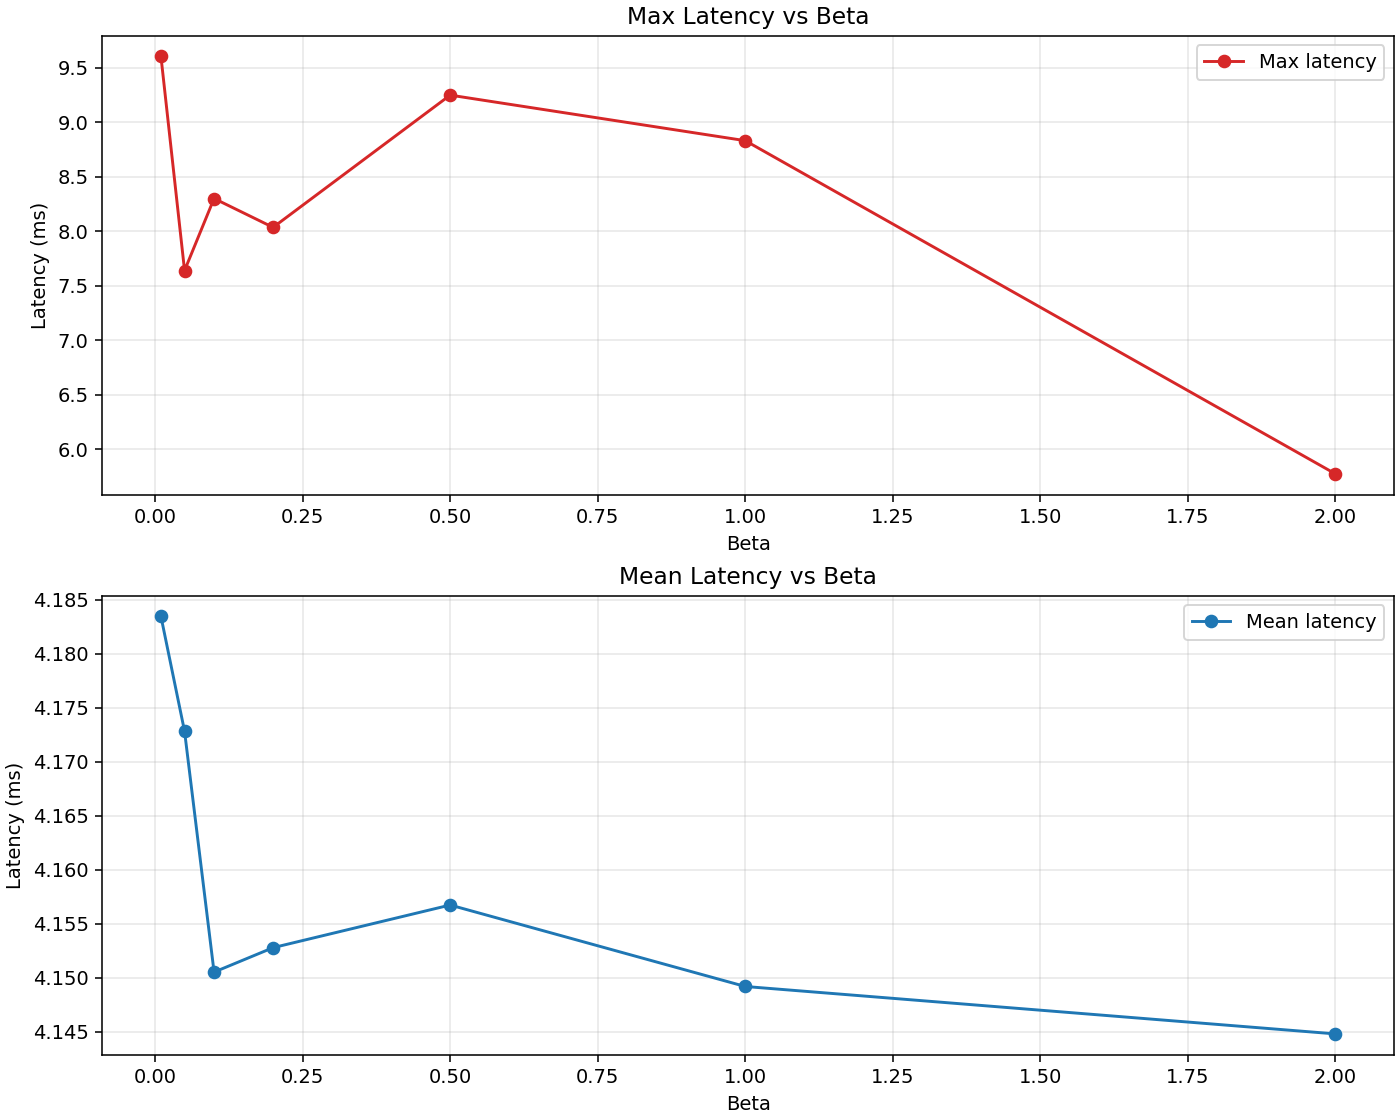

The Python source for this figure:
import argparse
import csv
import time
from collections import deque
from statistics import median

import numpy as np

from multiplex import Multiplexer, read_mpu_on_channel


BUS = 1
MUX_ADDR = 0x70
MPU_ADDR = 0x68
MUX_CHANNELS = [0, 2, 7]
DT = 1 / 50
CALIB_SAMPLES = 100
BETA_VALUES = [0.01, 0.05, 0.1, 0.2, 0.5, 1.0, 2.0]
RAD2DEG = 180.0 / np.pi


def require_ahrs():
    try:
        from ahrs.common.orientation import q2euler as _q2euler
        from ahrs.filters import Madgwick as _Madgwick
        return _Madgwick, _q2euler
    except ModuleNotFoundError as e:
        raise SystemExit(
            "Missing dependency: ahrs. Install with: pip install ahrs"
        ) from e


def calibrate_gyro_bias(mux, dt):
    bias = {ch: np.zeros(3, dtype=float) for ch in MUX_CHANNELS}
    print("Calibrating gyro bias (keep sensors still)...")
    for ch in MUX_CHANNELS:
        acc_bias = np.zeros(3, dtype=float)
        count = 0
        for _ in range(CALIB_SAMPLES):
            result = read_mpu_on_channel(mux, ch, MPU_ADDR)
            if result is None:
                time.sleep(dt)
                continue
            _, gyro = result
            acc_bias += np.deg2rad(np.array([gyro["x"], gyro["y"], gyro["z"]], dtype=float))
            count += 1
            time.sleep(dt)
        if count > 0:
            bias[ch] = acc_bias / count
    return bias


def run_beta_test(mux, beta, duration_s, gyro_bias):
    Madgwick, q2euler = require_ahrs()
    filters = {ch: Madgwick(sampletime=DT, beta=beta) for ch in MUX_CHANNELS}
    quats = {ch: np.array([1.0, 0.0, 0.0, 0.0]) for ch in MUX_CHANNELS}
    last_update = {ch: None for ch in MUX_CHANNELS}

    start_due = time.monotonic()
    phase_step = DT / max(1, len(MUX_CHANNELS))
    next_due = {ch: start_due + (i * phase_step) for i, ch in enumerate(MUX_CHANNELS)}

    sample_times = {ch: deque(maxlen=2000) for ch in MUX_CHANNELS}
    latency_ms = []

    t_end = time.monotonic() + duration_s

    while time.monotonic() < t_end:
        now = time.monotonic()
        due_channels = [ch for ch in MUX_CHANNELS if now >= next_due[ch]]

        if not due_channels:
            sleep_for = min(next_due.values()) - now
            time.sleep(max(0.0005, min(sleep_for, DT / 2)))
            continue

        for ch in due_channels:
            sample_start = time.perf_counter()
            result = read_mpu_on_channel(mux, ch, MPU_ADDR)
            process_end = time.monotonic()

            next_due[ch] += DT
            if process_end > next_due[ch]:
                missed = int((process_end - next_due[ch]) / DT) + 1
                next_due[ch] += missed * DT

            if result is None:
                continue

            accel, gyro = result
            accel_arr = np.array([accel["x"], accel["y"], accel["z"]], dtype=float)
            gyro_arr = np.array([gyro["x"], gyro["y"], gyro["z"]], dtype=float)
            gyro_arr = np.deg2rad(gyro_arr) - gyro_bias[ch]

            dt_ch = DT if last_update[ch] is None else max(1e-4, process_end - last_update[ch])
            last_update[ch] = process_end
            if hasattr(filters[ch], "Dt"):
                filters[ch].Dt = dt_ch

            quats[ch] = filters[ch].updateIMU(quats[ch], gyro_arr, accel_arr)
            _roll, _pitch, _yaw = q2euler(quats[ch])
            _ = (_roll * RAD2DEG, _pitch * RAD2DEG, _yaw * RAD2DEG)

            sample_times[ch].append(process_end)
            latency_ms.append((time.perf_counter() - sample_start) * 1000.0)

    hz_per_channel = {}
    for ch in MUX_CHANNELS:
        if len(sample_times[ch]) < 2:
            hz_per_channel[ch] = 0.0
            continue
        elapsed = sample_times[ch][-1] - sample_times[ch][0]
        hz_per_channel[ch] = (len(sample_times[ch]) - 1) / elapsed if elapsed > 0 else 0.0

    return {
        "beta": beta,
        "samples": len(latency_ms),
        "lat_mean_ms": float(np.mean(latency_ms)) if latency_ms else float("nan"),
        "lat_median_ms": float(median(latency_ms)) if latency_ms else float("nan"),
        "lat_min_ms": float(np.min(latency_ms)) if latency_ms else float("nan"),
        "lat_max_ms": float(np.max(latency_ms)) if latency_ms else float("nan"),
        "hz_ch0": hz_per_channel.get(0, 0.0),
        "hz_ch2": hz_per_channel.get(2, 0.0),
        "hz_ch7": hz_per_channel.get(7, 0.0),
        "hz_avg": float(np.mean(list(hz_per_channel.values()))) if hz_per_channel else 0.0,
    }


def save_csv(path, rows):
    fields = [
        "beta",
        "samples",
        "lat_mean_ms",
        "lat_median_ms",
        "lat_min_ms",
        "lat_max_ms",
        "hz_ch0",
        "hz_ch2",
        "hz_ch7",
        "hz_avg",
    ]
    with open(path, "w", newline="") as f:
        writer = csv.DictWriter(f, fieldnames=fields)
        writer.writeheader()
        writer.writerows(rows)


def save_plot(path, rows):
    import matplotlib.pyplot as plt

    betas = [r["beta"] for r in rows]
    lat_mean = [r["lat_mean_ms"] for r in rows]
    lat_max = [r["lat_max_ms"] for r in rows]

    fig, axes = plt.subplots(2, 1, figsize=(10, 8), constrained_layout=True)

    ax1 = axes[0]
    ax1.plot(betas, lat_max, marker="o", color="tab:red", label="Max latency")
    ax1.set_title("Max Latency vs Beta")
    ax1.set_xlabel("Beta")
    ax1.set_ylabel("Latency (ms)")
    ax1.grid(True, alpha=0.3)
    ax1.legend()

    ax2 = axes[1]
    ax2.plot(betas, lat_mean, marker="o", color="tab:blue", label="Mean latency")
    ax2.set_title("Mean Latency vs Beta")
    ax2.set_xlabel("Beta")
    ax2.set_ylabel("Latency (ms)")
    ax2.grid(True, alpha=0.3)
    ax2.legend()

    fig.savefig(path, dpi=140)


def main():
    parser = argparse.ArgumentParser(description="Sweep Madgwick beta values and plot latency/frequency.")
    parser.add_argument("--duration", type=float, default=30.0, help="Test duration per beta in seconds")
    parser.add_argument("--csv", default="beta_sweep_results.csv", help="Output CSV path")
    parser.add_argument("--plot", default="beta_sweep_plot.png", help="Output plot path")
    args = parser.parse_args()

    # Fail fast on missing filter dependency before touching the hardware loop.
    require_ahrs()

    mux = Multiplexer(bus_num=BUS, address=MUX_ADDR)
    gyro_bias = calibrate_gyro_bias(mux, DT)

    results = []
    for beta in BETA_VALUES:
        print(f"Running beta={beta:.2f} for {args.duration:.0f}s...")
        row = run_beta_test(mux, beta, args.duration, gyro_bias)
        results.append(row)
        print(
            f"beta={row['beta']:.2f} | mean={row['lat_mean_ms']:.2f} ms | "
            f"min/max={row['lat_min_ms']:.2f}/{row['lat_max_ms']:.2f} ms | "
            f"hz_avg={row['hz_avg']:.1f}"
        )

    save_csv(args.csv, results)
    save_plot(args.plot, results)

    print(f"Saved CSV: {args.csv}")
    print(f"Saved plot: {args.plot}")


if __name__ == "__main__":
    main()
